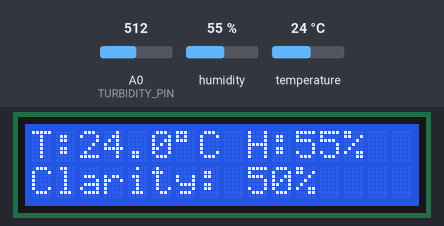
Bench run of a sketch on a simulated Arduino Uno, built with avr-gcc and run on an emulated ATmega328P. On the bench: 16×2 character LCD. Inputs (shaded band) come from the test bench; at power-on: humidity 55 %, A0 (TURBIDITY_PIN) = 512, temperature 24 °C. What the sketch prints to the serial monitor is not drawn.

Above: at 4.2 s.
4.3 s: humidity set to 22 %
At 5.7 s:
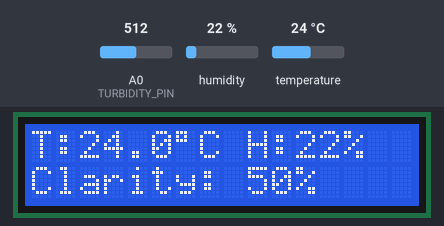
7.0 s: A0 (TURBIDITY_PIN) set to 716
At 8.1 s:
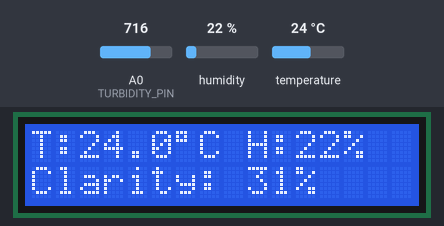
9.7 s: temperature set to 12 °C
At 11.7 s:
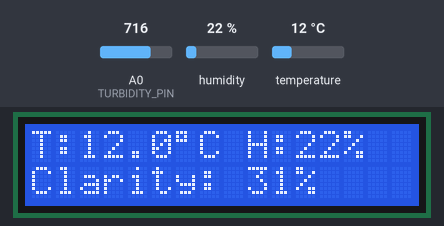
12.8 s: A0 (TURBIDITY_PIN) set to 900
At 14.1 s:
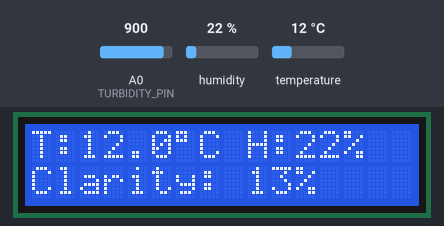
15.5 s: humidity set to 40 %
At 18.7 s:
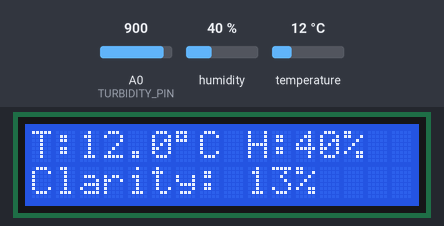
19.0 s: A0 (TURBIDITY_PIN) set to 1023
At 20.1 s:
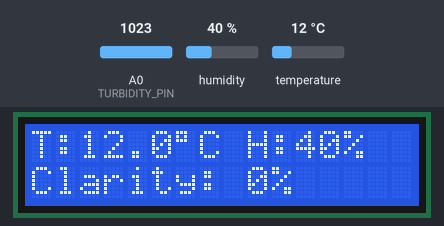
Timing chart, 0 to 22.0 s (numbered marks = the images above; inputs shaded):
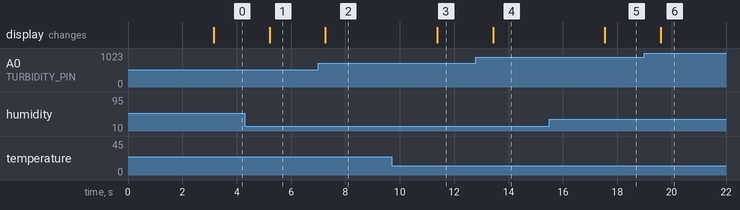

The sketch:

Water_Qulity_Monitoring.ino
```cpp
#include <Wire.h>
#include <LiquidCrystal_I2C.h>
#include <DHT.h>

// LCD Setup (address, columns, rows)
LiquidCrystal_I2C lcd(0x27, 16, 2);  // Use your confirmed address

// DHT11 Setup
#define DHTPIN 2
#define DHTTYPE DHT11
DHT dht(DHTPIN, DHTTYPE);

// Turbidity Sensor Pin
#define TURBIDITY_PIN A0
int ntu;

void setup() {
  lcd.init();
  lcd.backlight();

  // --- Show project title ---
  lcd.setCursor(0, 0);
  lcd.print("Water Quality");
  lcd.setCursor(0, 1);
  lcd.print("Monitoring Sys");
  delay(3000); // Show for 3 seconds
  lcd.clear();

  Serial.begin(9600);
  dht.begin();
}

void loop() {
  // Read DHT11
  float temp = dht.readTemperature();
  float hum = dht.readHumidity();

  // Read Turbidity sensor
  int turbidityRaw = analogRead(TURBIDITY_PIN);
  float voltage = turbidityRaw * (5.0 / 1023.0);

//  // Estimate NTU (Nephelometric Turbidity Units)
//  float ntu = -1120.4 * voltage * voltage + 5742.3 * voltage - 4352.9;
//  if (ntu < 0) ntu = 0;

  // Convert to Clarity %
  float clarityPercent = map(turbidityRaw, 0, 1023, 100, 0);

  // Debug info
  Serial.print("Temp: ");
  Serial.print(temp);
  Serial.print(" C\t");
  Serial.print("Humidity: ");
  Serial.print(hum);
  Serial.print(" %\t");
  Serial.print("Turbidity (NTU): ");
  Serial.print(ntu);
  Serial.print("\t");
  Serial.print("Clarity: ");
  Serial.print(clarityPercent);
  Serial.println(" %");

  // LCD Display
  lcd.clear();
  lcd.setCursor(0, 0);
  lcd.print("T:");
  lcd.print(temp, 1);
  lcd.print((char)223);
  lcd.print("C ");
  lcd.print("H:");
  lcd.print(hum, 0);
  lcd.print("%");

  lcd.setCursor(0, 1);
  lcd.print("Clarity: ");
  lcd.print(clarityPercent, 0);
  lcd.print("%");

  delay(2000);
}
```

Measured:
- after the input at 4.3 s, the display: changes after 0.91 s (image 1)
- after the input at 7.0 s, the display: changes after 0.26 s (image 2)
- after the input at 9.7 s, the display: changes after 1.7 s (image 3)
- after the input at 12.8 s, the display: changes after 0.63 s (image 4)
- after the input at 15.5 s, the display: changes after 2.0 s (image 5)
- after the input at 19.0 s, the display: changes after 0.60 s (image 6)
